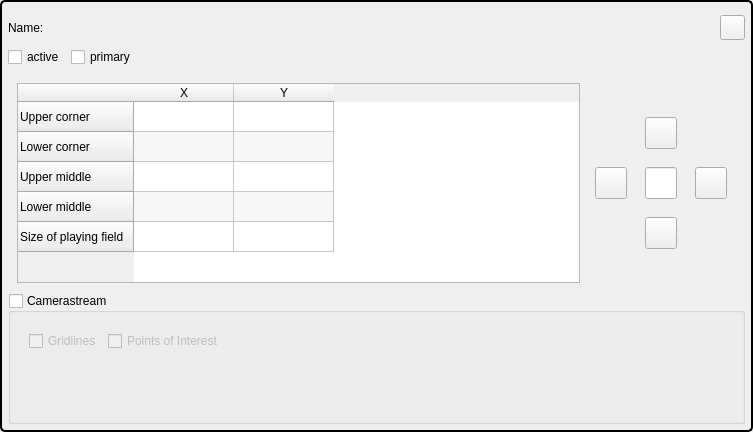
<?xml version="1.0" encoding="UTF-8"?>
<ui version="4.0">
 <class>Camera</class>
 <widget class="QWidget" name="Camera">
  <property name="geometry">
   <rect>
    <x>0</x>
    <y>0</y>
    <width>753</width>
    <height>432</height>
   </rect>
  </property>
  <property name="sizePolicy">
   <sizepolicy hsizetype="MinimumExpanding" vsizetype="MinimumExpanding">
    <horstretch>0</horstretch>
    <verstretch>0</verstretch>
   </sizepolicy>
  </property>
  <property name="minimumSize">
   <size>
    <width>0</width>
    <height>432</height>
   </size>
  </property>
  <property name="windowTitle">
   <string>Form</string>
  </property>
  <layout class="QVBoxLayout" name="verticalLayout">
   <property name="spacing">
    <number>0</number>
   </property>
   <property name="leftMargin">
    <number>0</number>
   </property>
   <property name="topMargin">
    <number>0</number>
   </property>
   <property name="rightMargin">
    <number>0</number>
   </property>
   <property name="bottomMargin">
    <number>0</number>
   </property>
   <item>
    <widget class="QGroupBox" name="gBName">
     <property name="styleSheet">
      <string notr="true">QGroupBox#gBName{
     border: 2px solid black;
     border-radius: 5px;
 }</string>
     </property>
     <property name="title">
      <string/>
     </property>
     <layout class="QVBoxLayout" name="verticalLayout_5">
      <property name="leftMargin">
       <number>5</number>
      </property>
      <property name="topMargin">
       <number>0</number>
      </property>
      <property name="rightMargin">
       <number>5</number>
      </property>
      <property name="bottomMargin">
       <number>5</number>
      </property>
      <item>
       <widget class="QWidget" name="widget" native="true">
        <property name="minimumSize">
         <size>
          <width>0</width>
          <height>34</height>
         </size>
        </property>
        <layout class="QHBoxLayout" name="horizontalLayout">
         <property name="leftMargin">
          <number>0</number>
         </property>
         <property name="rightMargin">
          <number>0</number>
         </property>
         <property name="bottomMargin">
          <number>0</number>
         </property>
         <item>
          <widget class="QLabel" name="label">
           <property name="text">
            <string>Name:</string>
           </property>
          </widget>
         </item>
         <item>
          <widget class="QLabel" name="lblName">
           <property name="text">
            <string/>
           </property>
          </widget>
         </item>
         <item>
          <spacer name="horizontalSpacer_2">
           <property name="orientation">
            <enum>Qt::Horizontal</enum>
           </property>
           <property name="sizeHint" stdset="0">
            <size>
             <width>40</width>
             <height>20</height>
            </size>
           </property>
          </spacer>
         </item>
         <item>
          <widget class="QPushButton" name="pBActivateControls">
           <property name="minimumSize">
            <size>
             <width>25</width>
             <height>25</height>
            </size>
           </property>
           <property name="maximumSize">
            <size>
             <width>25</width>
             <height>25</height>
            </size>
           </property>
           <property name="text">
            <string/>
           </property>
          </widget>
         </item>
        </layout>
       </widget>
      </item>
      <item>
       <widget class="QWidget" name="widget_18" native="true">
        <property name="minimumSize">
         <size>
          <width>0</width>
          <height>22</height>
         </size>
        </property>
        <layout class="QHBoxLayout" name="horizontalLayout_12">
         <property name="spacing">
          <number>6</number>
         </property>
         <property name="leftMargin">
          <number>0</number>
         </property>
         <property name="topMargin">
          <number>0</number>
         </property>
         <property name="rightMargin">
          <number>0</number>
         </property>
         <property name="bottomMargin">
          <number>0</number>
         </property>
         <item>
          <widget class="QCheckBox" name="cBActive">
           <property name="text">
            <string>active</string>
           </property>
          </widget>
         </item>
         <item>
          <widget class="QCheckBox" name="cBPrimary">
           <property name="text">
            <string>primary</string>
           </property>
          </widget>
         </item>
         <item>
          <spacer name="horizontalSpacer_3">
           <property name="orientation">
            <enum>Qt::Horizontal</enum>
           </property>
           <property name="sizeHint" stdset="0">
            <size>
             <width>538</width>
             <height>20</height>
            </size>
           </property>
          </spacer>
         </item>
        </layout>
       </widget>
      </item>
      <item>
       <widget class="QWidget" name="widget_2" native="true">
        <property name="minimumSize">
         <size>
          <width>0</width>
          <height>218</height>
         </size>
        </property>
        <layout class="QHBoxLayout" name="horizontalLayout_2">
         <item>
          <widget class="QTableWidget" name="tableWidget">
           <property name="sizePolicy">
            <sizepolicy hsizetype="MinimumExpanding" vsizetype="MinimumExpanding">
             <horstretch>0</horstretch>
             <verstretch>0</verstretch>
            </sizepolicy>
           </property>
           <property name="minimumSize">
            <size>
             <width>320</width>
             <height>200</height>
            </size>
           </property>
           <property name="maximumSize">
            <size>
             <width>16777215</width>
             <height>200</height>
            </size>
           </property>
           <property name="alternatingRowColors">
            <bool>true</bool>
           </property>
           <property name="selectionBehavior">
            <enum>QAbstractItemView::SelectRows</enum>
           </property>
           <row>
            <property name="text">
             <string>Upper corner</string>
            </property>
           </row>
           <row>
            <property name="text">
             <string>Lower corner</string>
            </property>
           </row>
           <row>
            <property name="text">
             <string>Upper middle</string>
            </property>
           </row>
           <row>
            <property name="text">
             <string>Lower middle</string>
            </property>
           </row>
           <row>
            <property name="text">
             <string>Size of playing field</string>
            </property>
           </row>
           <column>
            <property name="text">
             <string>X</string>
            </property>
           </column>
           <column>
            <property name="text">
             <string>Y</string>
            </property>
           </column>
          </widget>
         </item>
         <item>
          <widget class="QWidget" name="widget_3" native="true">
           <property name="minimumSize">
            <size>
             <width>150</width>
             <height>150</height>
            </size>
           </property>
           <property name="maximumSize">
            <size>
             <width>150</width>
             <height>150</height>
            </size>
           </property>
           <layout class="QVBoxLayout" name="verticalLayout_2">
            <property name="spacing">
             <number>0</number>
            </property>
            <property name="leftMargin">
             <number>0</number>
            </property>
            <property name="topMargin">
             <number>0</number>
            </property>
            <property name="rightMargin">
             <number>0</number>
            </property>
            <property name="bottomMargin">
             <number>0</number>
            </property>
            <item>
             <widget class="QWidget" name="widget_4" native="true">
              <layout class="QHBoxLayout" name="horizontalLayout_3">
               <property name="spacing">
                <number>0</number>
               </property>
               <property name="leftMargin">
                <number>0</number>
               </property>
               <property name="topMargin">
                <number>0</number>
               </property>
               <property name="rightMargin">
                <number>0</number>
               </property>
               <property name="bottomMargin">
                <number>0</number>
               </property>
               <item>
                <widget class="QWidget" name="widget_5" native="true">
                 <property name="minimumSize">
                  <size>
                   <width>50</width>
                   <height>50</height>
                  </size>
                 </property>
                 <property name="maximumSize">
                  <size>
                   <width>50</width>
                   <height>50</height>
                  </size>
                 </property>
                </widget>
               </item>
               <item>
                <widget class="QWidget" name="widget_6" native="true">
                 <property name="minimumSize">
                  <size>
                   <width>50</width>
                   <height>50</height>
                  </size>
                 </property>
                 <property name="maximumSize">
                  <size>
                   <width>50</width>
                   <height>50</height>
                  </size>
                 </property>
                 <layout class="QHBoxLayout" name="horizontalLayout_8">
                  <item>
                   <widget class="QPushButton" name="pBMoveUp">
                    <property name="sizePolicy">
                     <sizepolicy hsizetype="MinimumExpanding" vsizetype="MinimumExpanding">
                      <horstretch>0</horstretch>
                      <verstretch>0</verstretch>
                     </sizepolicy>
                    </property>
                    <property name="text">
                     <string/>
                    </property>
                   </widget>
                  </item>
                 </layout>
                </widget>
               </item>
               <item>
                <widget class="QWidget" name="widget_7" native="true">
                 <property name="minimumSize">
                  <size>
                   <width>50</width>
                   <height>50</height>
                  </size>
                 </property>
                 <property name="maximumSize">
                  <size>
                   <width>50</width>
                   <height>50</height>
                  </size>
                 </property>
                </widget>
               </item>
              </layout>
             </widget>
            </item>
            <item>
             <widget class="QWidget" name="widget_8" native="true">
              <layout class="QHBoxLayout" name="horizontalLayout_4">
               <property name="spacing">
                <number>0</number>
               </property>
               <property name="leftMargin">
                <number>0</number>
               </property>
               <property name="topMargin">
                <number>0</number>
               </property>
               <property name="rightMargin">
                <number>0</number>
               </property>
               <property name="bottomMargin">
                <number>0</number>
               </property>
               <item>
                <widget class="QWidget" name="widget_9" native="true">
                 <property name="minimumSize">
                  <size>
                   <width>50</width>
                   <height>50</height>
                  </size>
                 </property>
                 <property name="maximumSize">
                  <size>
                   <width>50</width>
                   <height>50</height>
                  </size>
                 </property>
                 <layout class="QHBoxLayout" name="horizontalLayout_7">
                  <item>
                   <widget class="QPushButton" name="pBMoveLeft">
                    <property name="sizePolicy">
                     <sizepolicy hsizetype="MinimumExpanding" vsizetype="MinimumExpanding">
                      <horstretch>0</horstretch>
                      <verstretch>0</verstretch>
                     </sizepolicy>
                    </property>
                    <property name="text">
                     <string/>
                    </property>
                   </widget>
                  </item>
                 </layout>
                </widget>
               </item>
               <item>
                <widget class="QWidget" name="widget_10" native="true">
                 <property name="minimumSize">
                  <size>
                   <width>50</width>
                   <height>50</height>
                  </size>
                 </property>
                 <property name="maximumSize">
                  <size>
                   <width>50</width>
                   <height>50</height>
                  </size>
                 </property>
                 <layout class="QHBoxLayout" name="horizontalLayout_6">
                  <item>
                   <widget class="QLineEdit" name="lEPointsperClick">
                    <property name="sizePolicy">
                     <sizepolicy hsizetype="MinimumExpanding" vsizetype="MinimumExpanding">
                      <horstretch>0</horstretch>
                      <verstretch>0</verstretch>
                     </sizepolicy>
                    </property>
                    <property name="maxLength">
                     <number>3</number>
                    </property>
                   </widget>
                  </item>
                 </layout>
                </widget>
               </item>
               <item>
                <widget class="QWidget" name="widget_11" native="true">
                 <property name="minimumSize">
                  <size>
                   <width>50</width>
                   <height>50</height>
                  </size>
                 </property>
                 <property name="maximumSize">
                  <size>
                   <width>50</width>
                   <height>50</height>
                  </size>
                 </property>
                 <layout class="QHBoxLayout" name="horizontalLayout_9">
                  <item>
                   <widget class="QPushButton" name="pBMoveRight">
                    <property name="sizePolicy">
                     <sizepolicy hsizetype="MinimumExpanding" vsizetype="MinimumExpanding">
                      <horstretch>0</horstretch>
                      <verstretch>0</verstretch>
                     </sizepolicy>
                    </property>
                    <property name="text">
                     <string/>
                    </property>
                   </widget>
                  </item>
                 </layout>
                </widget>
               </item>
              </layout>
             </widget>
            </item>
            <item>
             <widget class="QWidget" name="widget_12" native="true">
              <layout class="QHBoxLayout" name="horizontalLayout_5">
               <property name="spacing">
                <number>0</number>
               </property>
               <property name="leftMargin">
                <number>0</number>
               </property>
               <property name="topMargin">
                <number>0</number>
               </property>
               <property name="rightMargin">
                <number>0</number>
               </property>
               <property name="bottomMargin">
                <number>0</number>
               </property>
               <item>
                <widget class="QWidget" name="widget_13" native="true">
                 <property name="minimumSize">
                  <size>
                   <width>50</width>
                   <height>50</height>
                  </size>
                 </property>
                 <property name="maximumSize">
                  <size>
                   <width>50</width>
                   <height>50</height>
                  </size>
                 </property>
                </widget>
               </item>
               <item>
                <widget class="QWidget" name="widget_14" native="true">
                 <property name="minimumSize">
                  <size>
                   <width>50</width>
                   <height>50</height>
                  </size>
                 </property>
                 <property name="maximumSize">
                  <size>
                   <width>50</width>
                   <height>50</height>
                  </size>
                 </property>
                 <layout class="QHBoxLayout" name="horizontalLayout_10">
                  <item>
                   <widget class="QPushButton" name="pBMoveDown">
                    <property name="sizePolicy">
                     <sizepolicy hsizetype="MinimumExpanding" vsizetype="MinimumExpanding">
                      <horstretch>0</horstretch>
                      <verstretch>0</verstretch>
                     </sizepolicy>
                    </property>
                    <property name="text">
                     <string/>
                    </property>
                   </widget>
                  </item>
                 </layout>
                </widget>
               </item>
               <item>
                <widget class="QWidget" name="widget_15" native="true">
                 <property name="minimumSize">
                  <size>
                   <width>50</width>
                   <height>50</height>
                  </size>
                 </property>
                 <property name="maximumSize">
                  <size>
                   <width>50</width>
                   <height>50</height>
                  </size>
                 </property>
                </widget>
               </item>
              </layout>
             </widget>
            </item>
           </layout>
          </widget>
         </item>
        </layout>
       </widget>
      </item>
      <item>
       <widget class="QGroupBox" name="grpBCameraStream">
        <property name="minimumSize">
         <size>
          <width>0</width>
          <height>131</height>
         </size>
        </property>
        <property name="title">
         <string>Camerastream</string>
        </property>
        <property name="checkable">
         <bool>true</bool>
        </property>
        <property name="checked">
         <bool>false</bool>
        </property>
        <layout class="QVBoxLayout" name="verticalLayout_3">
         <item>
          <widget class="QWidget" name="widget_17" native="true">
           <layout class="QHBoxLayout" name="horizontalLayout_11">
            <item>
             <widget class="QCheckBox" name="cBGridlines">
              <property name="text">
               <string>Gridlines</string>
              </property>
             </widget>
            </item>
            <item>
             <widget class="QCheckBox" name="cBPointsofInterest">
              <property name="text">
               <string>Points of Interest</string>
              </property>
             </widget>
            </item>
            <item>
             <spacer name="horizontalSpacer">
              <property name="orientation">
               <enum>Qt::Horizontal</enum>
              </property>
              <property name="sizeHint" stdset="0">
               <size>
                <width>439</width>
                <height>20</height>
               </size>
              </property>
             </spacer>
            </item>
           </layout>
          </widget>
         </item>
         <item>
          <widget class="QWidget" name="widget_16" native="true">
           <layout class="QVBoxLayout" name="verticalLayout_4">
            <item>
             <widget class="QLabel" name="lblVideoStream">
              <property name="sizePolicy">
               <sizepolicy hsizetype="MinimumExpanding" vsizetype="MinimumExpanding">
                <horstretch>0</horstretch>
                <verstretch>0</verstretch>
               </sizepolicy>
              </property>
              <property name="text">
               <string/>
              </property>
              <property name="textFormat">
               <enum>Qt::PlainText</enum>
              </property>
             </widget>
            </item>
           </layout>
          </widget>
         </item>
        </layout>
       </widget>
      </item>
     </layout>
    </widget>
   </item>
  </layout>
 </widget>
 <resources/>
 <connections/>
</ui>
